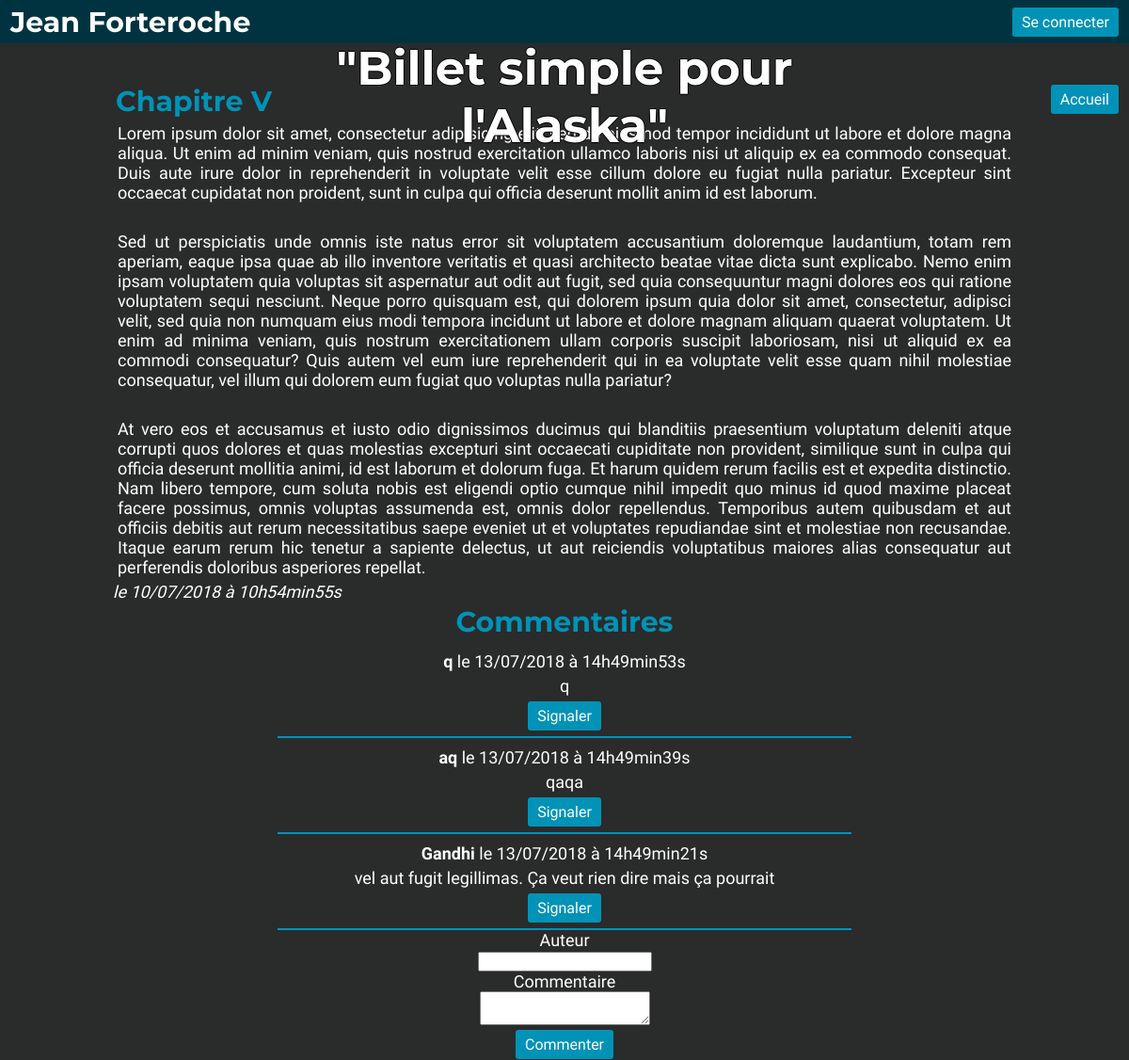
Screenshot of /index.php?action=commentView&id=27 with the database file from the repository.
### tables this page shows
CREATE TABLE IF NOT EXISTS `post` (
  `id` int(11) NOT NULL AUTO_INCREMENT,
  `title` varchar(255) NOT NULL,
  `content` text NOT NULL,
  `date_publish` datetime NOT NULL,
  PRIMARY KEY (`id`)
);

CREATE TABLE IF NOT EXISTS `comment` (
  `id` int(11) NOT NULL AUTO_INCREMENT,
  `login` varchar(255) NOT NULL,
  `comment` text NOT NULL,
  `date_publish` timestamp NULL DEFAULT CURRENT_TIMESTAMP,
  `post_id` int(11) NOT NULL,
  `reported` bit(1) DEFAULT b'0',
  PRIMARY KEY (`id`)
);

### model/Database.php (called while the page is built)
<?php
class Database{
  private static $dbHost = "db745485631.db.1and1.com";
  private static $dbName = "db745485631";
  private static $dbUser = "dbo745485631";
  private static $dbUserPassword = "JeanForteroche0.";
  private static $connection = null;
  public static function connect(){
    try {
      self::$connection = new PDO("mysql:host=". self::$dbHost .";dbname=". self::$dbName .";charset=utf8", self::$dbUser , self::$dbUserPassword);
    } catch (Exception $e) {
      die($e->getMessage());
    }
    return self::$connection;
  }
}

### model/Manager.php (called while the page is built)
<?php
class Manager{
  private $_db;
  public function __construct(){
    $this->_db = Database::connect();
  }
  protected function getDb(){
    return $this->_db;
  }
}

### model/ArticleManager.php (called while the page is built, shortened)
<?php
class ArticleManager extends Manager {
   public function getPost($id){
     $req = $this->getDb()->prepare("SELECT id, title, content, DATE_FORMAT(date_publish, '%d/%m/%Y à %Hh%imin%ss') AS date_publish FROM post WHERE id = :id");
     $req->execute(array(
       'id'=> $id,
     ));
     $getPost = new Article($req->fetch());
     return  $getPost;
   }
}

### model/Article.php (called while the page is built, shortened)
<?php
class Article {
  private $_title;
  private $_content;
  private $_date;
  public function title(){
    return $this->_title;
  }
  public function content(){
    return $this->_content;
  }
  public function date(){
    return $this->_date;
  }
  public function setTitle($title){
    if(is_string($title)){
      $this->_title = $title;
    }
  }
  public function setContent($content){
    if(is_string($content)){
      $this->_content = $content;
    }
  }
  public function setDate($date){
    $this->_date = $date;
  }
}

### model/CommentManager.php (called while the page is built, shortened)
<?php
class CommentManager extends Manager
{
    public function getList(Comment $comment)
    {
        $commentaires = [];
        $req = $this->getDb()->prepare("SELECT id, login, comment, post_id, DATE_FORMAT(date_publish, '%d/%m/%Y à %Hh%imin%ss') AS date_publish FROM comment WHERE post_id = :post_id  ORDER BY date_publish DESC LIMIT 0, 5");
        $req->execute(array(
       'post_id'=> $comment->postId(),
   ));
        while ($data = $req->fetch()) {
            $commentaires[]=new Comment($data);
        }
        return $commentaires;
    }
}

### model/Comment.php (called while the page is built, shortened)
<?php
class Comment {
  private $_login;
  private $_comment;
  private $_date;
  private $_id;
  private $_postId;
  public function login(){
    return $this->_login;
  }
  public function comment(){
    return $this->_comment;
  }
  public function date(){
    return $this->_date;
  }
  public function id(){
    return $this->_id;
  }
  public function postId(){
    return $this->_postId;
  }
  public function setLogin($login){
    if(is_string($login)){
      $this->_login = $login;
    }
  }
  public function setContent($comment){
    if(is_string($comment)){
      $this->_comment = $comment;
    }
  }
  public function setDate($date){
    $this->_date = $date;
  }
  public function setId($id){
    $this->_id = $id;
  }
  public function setPostId($postId){
    $this->_postId = $postId;
  }
}

### view/frontend/commentView.php (the view, shortened to what this page needs)
  <?php include("view/frontend/nav.php"); ?>
  <?php include("view/frontend/headerImg.php"); ?>
<p><a class="right" href="index.php">Accueil</a></p>
  <article class="post_view">
    <h3><?php echo $post->title(); ?></h3>
    <p>
      <?php
    echo $post->content();
    ?>
    </p>
		<em>le <?php echo $post->date(); ?></em>
  </article>
  <h3>Commentaires</h3>
<?php foreach ($comments as $comment): ?>
  <div class="comment">
    <div class="comment_content">
      <p><strong><?php echo htmlspecialchars($comment->login()); ?></strong> le
        <?php echo $comment->date(); ?></p>
      <p>
        <?php echo nl2br(htmlspecialchars($comment->comment())); ?>
      </p>
    </div>
    <div class="comment_button">
          <form class="" action="index.php?action=commentView&id=<?= $_GET[ 'id']; ?>&comment_id=<?= $comment->id();?>" method="post">
            <button type="submit" name="2">Signaler</button>
          </form>
    </div>
  </div>
<?php endforeach; ?>
    <form action="index.php?action=commentView&id=<?= $_GET['id']  ?>" method="post">
      <div>
        <label for="author">Auteur</label><br />
        <input type="text" id="author" name="author" />
      </div>
      <div>
        <label for="comment">Commentaire</label> <br />
        <textarea id="comment" name="comment"></textarea>
      </div>
      <div>
        <button type="submit" name="1">Commenter</button>
      </div>
    </form>
    <?php require('view/frontend/template.php'); ?>

### public/css/base.css (style rules this page uses)
html, body { height: 100%; width: 100%; margin: 0; padding: 0; text-align: center; font-family: 'Old Standard TT'; font-size: 18px; }
h3 { font-family: 'Montserrat'; margin: 3px; font-size: 30px; }
p { margin: 5px; word-wrap: break-word; }

### public/css/layout.css (style rules this page uses)
.right { position: absolute; right: 10px; }
.post_view { max-width: 80%; margin: auto; text-align: justify; }
.comment { margin: auto; padding: 5px; border-bottom: 2px solid #0093B7; max-width: 50%; }
.comment_button { display: flex; justify-content: center; }
textarea { max-width: 80%; }

### public/css/theme.css (style rules this page uses)
a, button { color: white; background-color: #0093B7; padding: 6px 10px; margin: 1px; border-radius: 3px; text-decoration: none; font-size: 16px; border: 0px; font-family: 'Old Standard TT'; }
button { cursor: pointer; }
h3 { color: #0093B7; }
body { background-color: #2A2B2B; color: white; }

### rows the page displays
post: title "Chapitre V", content "Lorem ipsum dolor sit amet, consectetur adipisicing elit, sed do eiusmod tempor incididunt ut labore et dolore magna aliqua. Ut enim ad minim veniam, quis nostrud exercitation ullamco laboris nisi ut aliquip ex ea commodo consequat. Duis aute irure dolor in reprehenderit in voluptate velit esse cillum dolore eu fugiat nulla pariatur. Excepteur sint occaecat cupidatat non proident, sunt in culpa qui officia deserunt mollit anim id est laborum. Sed ut perspiciatis unde omnis iste natus error sit voluptatem accusantium doloremque laudantium, totam rem aperiam, eaque ipsa quae ab illo inventore veritatis et quasi architecto beatae vitae dicta sunt explicabo. Nemo enim ipsam voluptatem quia…"
comment: login "q", date "13/07/2018 à 14h49min53s", comment "q"
comment: login "aq", date "13/07/2018 à 14h49min39s", comment "qaqa"
comment: login "Gandhi", date "13/07/2018 à 14h49min21s", comment "vel aut fugit legillimas. Ça veut rien dire mais ça pourrait"

### other values shown
$post->date() "10/07/2018 à 10h54min55s"
